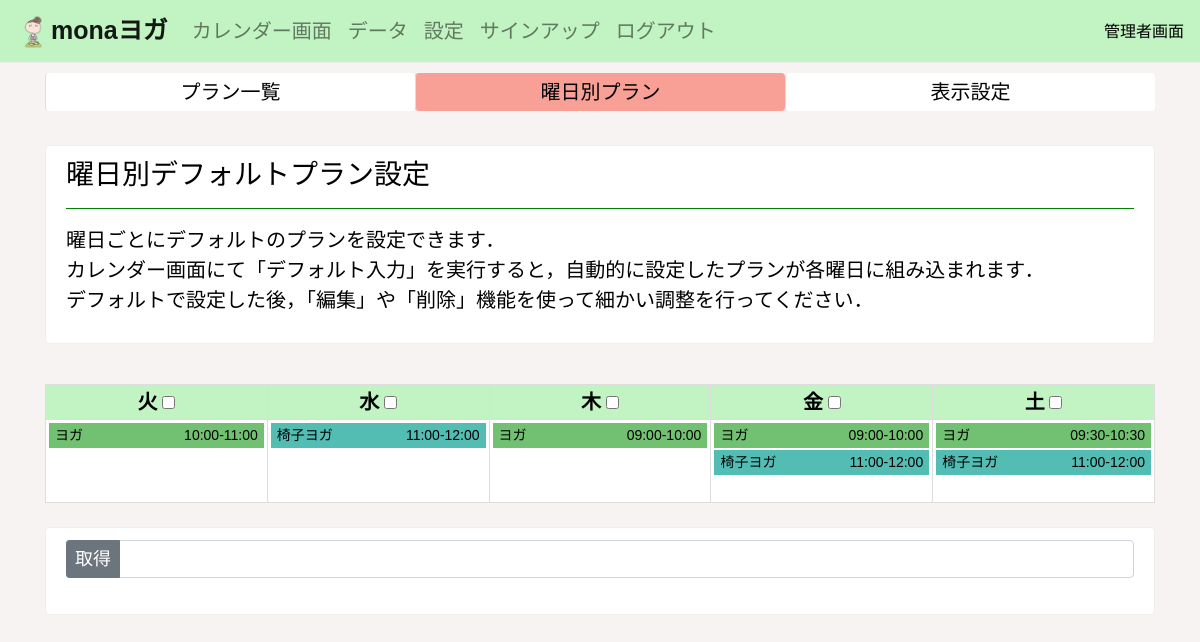
The page /calendar_default/ (signed in) on the database its author committed.
### yogaapp/models.py (models this page shows, shortened)
class WeekdayDefaultModel(models.Model):
    weekday = models.CharField('曜日', max_length=100, default='')
    plan = models.CharField('プラン', max_length=100, default=0)
    time = models.CharField('時間', max_length=50, default='')
    location = models.CharField('場所', max_length=50, default='スタジオ')
    max_book = models.IntegerField('最大予約人数', default=7)
    plan_num = models.IntegerField('モデルナンバー', default=1)

### yogaapp/views.py (the view, shortened to what this page needs)
# urls.py: path('calendar_default/', calendar_dafault_func, name='calendar_default'),
@login_required
def calendar_dafault_func(request):
    weekday_default_model = WeekdayDefaultModel.objects.all()
    monday_plan_list = list(weekday_default_model.filter(weekday='monday'))
    tuesday_plan_list = list(weekday_default_model.filter(weekday='tuesday'))
    wednesday_plan_list = list(weekday_default_model.filter(weekday='wednesday'))
    thursday_plan_list = list(weekday_default_model.filter(weekday='thursday'))
    friday_plan_list = list(weekday_default_model.filter(weekday='friday'))
    saturday_plan_list = list(weekday_default_model.filter(weekday='saturday'))
    plan_list = [monday_plan_list, tuesday_plan_list, wednesday_plan_list, thursday_plan_list, friday_plan_list, saturday_plan_list]
    monday = NoteModel.objects.get(num=0).monday
    weekday_get_list = ['monday', 'tuesday', 'wednesday', 'thursday', 'friday', 'saturday']
    if  monday == 0:
        plan_list.pop(0)
        weekday_get_list.pop(0)
    new_plan_list = []
    for item_list in plan_list:
        if len(item_list) >= 2:
            try:
                plan = sorted(item_list, key = lambda x: x.time)
            except:
                pass
            new_plan_list.append(plan)
        else:
            new_plan_list.append(item_list)
    plan_list = new_plan_list.copy()
    total_checkbox = len(plan_list)
    plan_list = zip(weekday_get_list ,plan_list)
    setting_plan_model = SettingPlanModel.objects.all()
    setting_plan_model = sorted(setting_plan_model, key = lambda x: x.plan_num)
    context = {
        'plan_list': plan_list,
        'monday': monday,
        'total_checkbox': total_checkbox,
        'setting_plan_model': enumerate(setting_plan_model),
        'setting_plan_model2': setting_plan_model
    }
    return render(request, 'weekday_default.html', context)

### templates/weekday_default.html (shortened to what this page needs)
{% extends 'base.html' %}
{% load static %}
{% block customcss %}
<link rel="stylesheet" type="text/css" href="{% static 'book_admin.css' %}">
<link rel="stylesheet" type="text/css" href="{% static 'weekday_default.css' %}">
{% endblock customcss %}
{% block header %}
{% include 'header_admin.html' %}
{% endblock header %}
{% block content %}
<div class="container">
    <div class="order_top" id="order" style="margin-top: 10px; margin-bottom: 10px;">
        <ul class="nav nav-pills">
            <li class="nav-item">
                <a id="callendar" class="nav-link" href="{% url 'setting_plan' %}">プラン一覧</a>
            </li>
            <li class="nav-item" style="background-color: rgb(248, 160, 150);">
                <a id="access" class="nav-link" href="{% url 'calendar_default' %}">曜日別プラン</a>
            </li>
            <li class="nav-item">
                <a id="booked_list" class="nav-link" href="{% url 'note' %}">表示設定</a>
            </li>
        </ul>
    </div>
    <br>
    <div class="alert alert-warning setting" role="alert">
        <h3>曜日別デフォルトプラン設定</h3>
        <hr style="border-color: green;">
        <p>
            曜日ごとにデフォルトのプランを設定できます．<br>
            カレンダー画面にて「デフォルト入力」を実行すると，自動的に設定したプランが各曜日に組み込まれます．<br>
            デフォルトで設定した後，「編集」や「削除」機能を使って細かい調整を行ってください．
        </p>
    </div>
    <br>
    <table width="100%">
        <thead style="background-color: rgb(194, 243, 194);">
            <th>火 <input type="checkbox" class="checks" value="tuesday"></th>
            <th>水 <input type="checkbox" class="checks" value="wednesday"></th>
            <th>木 <input type="checkbox" class="checks" value="thursday"></th>
            <th>金 <input type="checkbox" class="checks" value="friday"></th>
            <th>土 <input type="checkbox" class="checks" value="saturday"></th>
        </thead>
        <tr class="box">
            {% for weekday, plans in plan_list %}
            <th>
                <a href="{% url 'weekday_detail' weekday %}">
                    {% for plan in plans %}
                    {% if plan.plan == 'ヨガ' %}
                    <p class="yoga">{{ plan.plan }} <span class="hidden">{{ plan.time }}</span></p>
                    {% elif plan.plan == '椅子ヨガ' %}
                    <p class="isuyoga">{{ plan.plan }} <span class="hidden">{{ plan.time }}</span></p>
                    {% elif plan.plan == 'お茶会' %}
                    <p class="ochakai">{{ plan.plan }} <span class="hidden">{{ plan.time }}</span></p>
                    {% elif plan.plan == '蔵のカフェ' %}
                    <p class="kura">{{ plan.plan }} <span class="hidden">{{ plan.time }}</span></p>
                    {% elif plan.plan == 'キッズ' %}
                    <p class="kids">{{ plan.plan }} <span class="hidden">{{ plan.time }}</span></p>
                    {% elif plan.plan == '産後ヨガ' %}
                    <p class="sango">{{ plan.plan }} <span class="hidden">{{ plan.time }}</span></p>
                    {% elif plan.plan == '朝ヨガ' %}
                    <p class="asa">{{ plan.plan }} <span class="hidden">{{ plan.time }}</span></p>
                    {% elif plan.plan == 'リラックスヨガ' %}
                    <p class="relax">{{ plan.plan }} <span class="hidden">{{ plan.time }}</span></p>
                    {% elif plan.plan == 'パワーヨガ' %}
                    <p class="power">{{ plan.plan }} <span class="hidden">{{ plan.time }}</span></p>
                    {% else %}
                    <p class="others">{{ plan.plan }} <span class="hidden">{{ plan.time }}</span></p>
                    {% endif %}
                    {% endfor %}
                </a>
            </th>
            {% endfor %}
        </tr>
    </table>
    <br>
    <div class="alert alert-warning setting" role="alert">
        <form action="" method="POST" name="form1">{% csrf_token %}
            <div class="input-group flex-nowrap">
                <div class="input-group-prepend">
                    <input type="button" class="btn btn-secondary btn-sm" onclick="check_click()" value="取得">
                </div>
                <input type="" class="form-control" placeholder="" id="checked" name="select_days" readonly style="background-color: #fff;">
            </div>
            <br>
        </form>
    </div>
</div>
{% endblock content %}

### static/base.css (style rules this page uses)
body { background-color: rgb(247, 243, 243); color: #000; }
.container { margin-top: 10px; }
p, a { font-size: 20px; color: #000; }
.btn { font-size: 18px; }
.alert { border: 1px solid #eee; background-color: #fff; color: #000; }

### static/book_admin.css (style rules this page uses)
table { background-color: #fff; color: #000; font-size: 20px; }
thead { text-align: center; }
tr th { border: 1px solid #ddd; }
.box { height: 83px; }
th { padding: 2px; width: 14.25%; vertical-align: top; }
.yoga { background-color: rgba(55, 167, 55, 0.7); }
.isuyoga { background-color: rgba(10, 161, 149, 0.7); }
.yoga, .isuyoga, .ochakai, .kura, .kids, .sango, .asa, .relax, .power, .others { font-family: Arial, Helvetica, sans-serif; color: #000; text-align: left; padding: 2px 6px; margin-bottom: 0; border: 1px solid #fff; text-decoration: none; transition: 0.5s; font-weight: normal; font-size: 16px; overflow: hidden; }
.hidden { color: #000; float: right; font-size: 14px; }
@media (max-width: 1200px) { .yoga, .isuyoga, .ochakai, .kura, .kids, .sango, .asa, .relax, .power, .others { font-size: 14px; } }

### static/weekday_default.css (style rules this page uses)
.order_top .nav-item { width: calc(100% / 3); background-color: #fff; border-radius: 0.25rem; }
.order_top .nav-link { padding: 4px; border-left: 1px solid #ddd; color: #000; text-align: center; }

### rows shown on the page
WeekdayDefaultModel: plan "ヨガ", time "10:00-11:00"
WeekdayDefaultModel: plan "椅子ヨガ", time "11:00-12:00"
WeekdayDefaultModel: plan "ヨガ", time "09:00-10:00"
WeekdayDefaultModel: plan "ヨガ", time "09:00-10:00"
WeekdayDefaultModel: plan "椅子ヨガ", time "11:00-12:00"
WeekdayDefaultModel: plan "ヨガ", time "09:30-10:30"
WeekdayDefaultModel: plan "椅子ヨガ", time "11:00-12:00"
